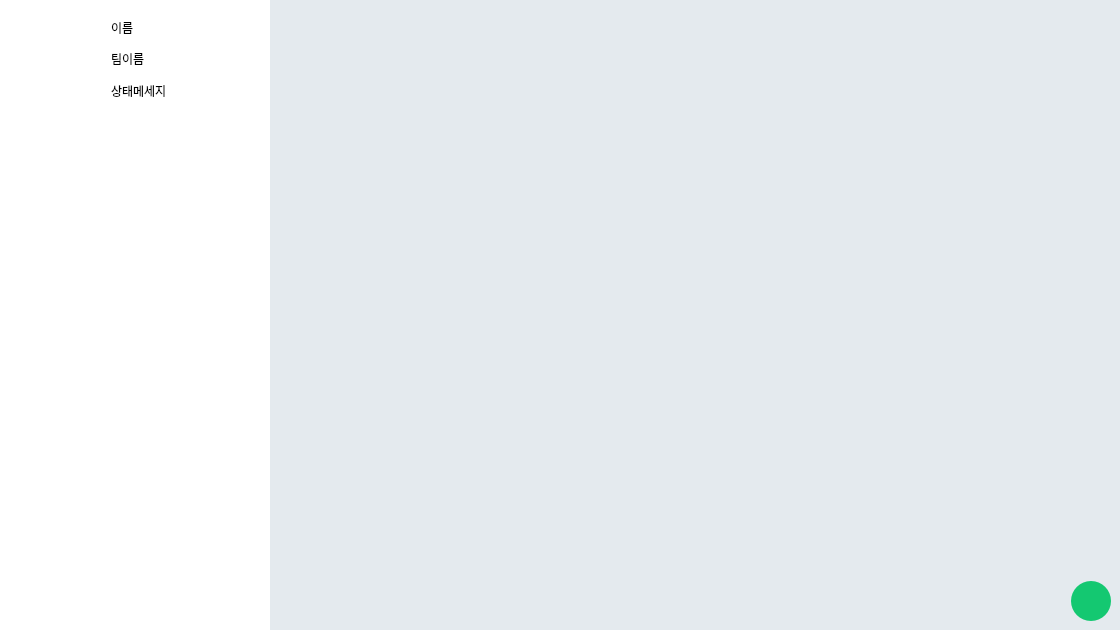
<?xml version="1.0" encoding="UTF-8"?>
<ui version="4.0">
 <class>NoticeBoard</class>
 <widget class="QMainWindow" name="NoticeBoard">
  <property name="geometry">
   <rect>
    <x>0</x>
    <y>0</y>
    <width>1120</width>
    <height>630</height>
   </rect>
  </property>
  <property name="minimumSize">
   <size>
    <width>1120</width>
    <height>630</height>
   </size>
  </property>
  <property name="windowTitle">
   <string>MainWindow</string>
  </property>
  <widget class="QWidget" name="centralwidget">
   <layout class="QVBoxLayout" name="verticalLayout">
    <property name="leftMargin">
     <number>0</number>
    </property>
    <property name="topMargin">
     <number>0</number>
    </property>
    <property name="rightMargin">
     <number>0</number>
    </property>
    <property name="bottomMargin">
     <number>0</number>
    </property>
    <item>
     <widget class="QStackedWidget" name="stackedWidget">
      <property name="currentIndex">
       <number>2</number>
      </property>
      <widget class="QWidget" name="login_page">
       <property name="styleSheet">
        <string notr="true">QLineEdit{
background-color: rgb(242, 245, 253);
border-radius:5px;
}
QPushButton#login_btn{
border-radius:5px;
background-color:#14C871;
color:white;
}
QPushButton#register_btn{
border-radius:5px;
background-color:white;
border: 0.5px solid gray;
}
QWidget#login_page{
background-color: white;}</string>
       </property>
       <layout class="QHBoxLayout" name="horizontalLayout_2">
        <property name="leftMargin">
         <number>0</number>
        </property>
        <property name="topMargin">
         <number>0</number>
        </property>
        <property name="rightMargin">
         <number>0</number>
        </property>
        <property name="bottomMargin">
         <number>0</number>
        </property>
        <item>
         <spacer name="h_spacer_log_left">
          <property name="orientation">
           <enum>Qt::Horizontal</enum>
          </property>
          <property name="sizeHint" stdset="0">
           <size>
            <width>329</width>
            <height>20</height>
           </size>
          </property>
         </spacer>
        </item>
        <item>
         <layout class="QVBoxLayout" name="v_lay_login">
          <item>
           <spacer name="v_spacer_log_top">
            <property name="orientation">
             <enum>Qt::Vertical</enum>
            </property>
            <property name="sizeType">
             <enum>QSizePolicy::Fixed</enum>
            </property>
            <property name="sizeHint" stdset="0">
             <size>
              <width>20</width>
              <height>100</height>
             </size>
            </property>
           </spacer>
          </item>
          <item>
           <widget class="QLabel" name="login_title_lab">
            <property name="maximumSize">
             <size>
              <width>16777215</width>
              <height>47</height>
             </size>
            </property>
            <property name="font">
             <font>
              <pointsize>30</pointsize>
             </font>
            </property>
            <property name="text">
             <string>로그인</string>
            </property>
            <property name="alignment">
             <set>Qt::AlignCenter</set>
            </property>
           </widget>
          </item>
          <item>
           <widget class="QLabel" name="login_id_lab">
            <property name="minimumSize">
             <size>
              <width>0</width>
              <height>40</height>
             </size>
            </property>
            <property name="text">
             <string>ID</string>
            </property>
            <property name="alignment">
             <set>Qt::AlignBottom|Qt::AlignLeading|Qt::AlignLeft</set>
            </property>
           </widget>
          </item>
          <item>
           <widget class="QLineEdit" name="login_id_edit">
            <property name="minimumSize">
             <size>
              <width>0</width>
              <height>70</height>
             </size>
            </property>
            <property name="maximumSize">
             <size>
              <width>16777215</width>
              <height>70</height>
             </size>
            </property>
            <property name="font">
             <font>
              <pointsize>11</pointsize>
             </font>
            </property>
            <property name="styleSheet">
             <string notr="true"/>
            </property>
            <property name="text">
             <string>admin</string>
            </property>
            <property name="placeholderText">
             <string>아이디를 입력하세요</string>
            </property>
           </widget>
          </item>
          <item>
           <widget class="QLabel" name="login_pw_lab">
            <property name="minimumSize">
             <size>
              <width>0</width>
              <height>40</height>
             </size>
            </property>
            <property name="text">
             <string>PASSWORD</string>
            </property>
            <property name="alignment">
             <set>Qt::AlignBottom|Qt::AlignLeading|Qt::AlignLeft</set>
            </property>
           </widget>
          </item>
          <item>
           <widget class="QLineEdit" name="login_pw_edit">
            <property name="minimumSize">
             <size>
              <width>0</width>
              <height>70</height>
             </size>
            </property>
            <property name="maximumSize">
             <size>
              <width>16777215</width>
              <height>70</height>
             </size>
            </property>
            <property name="font">
             <font>
              <pointsize>11</pointsize>
             </font>
            </property>
            <property name="styleSheet">
             <string notr="true"/>
            </property>
            <property name="text">
             <string>1234</string>
            </property>
            <property name="placeholderText">
             <string>비밀번호를 입력하세요</string>
            </property>
           </widget>
          </item>
          <item>
           <spacer name="v_spacer_log_mid">
            <property name="orientation">
             <enum>Qt::Vertical</enum>
            </property>
            <property name="sizeHint" stdset="0">
             <size>
              <width>20</width>
              <height>40</height>
             </size>
            </property>
           </spacer>
          </item>
          <item>
           <widget class="QWidget" name="widget" native="true">
            <property name="minimumSize">
             <size>
              <width>440</width>
              <height>52</height>
             </size>
            </property>
            <property name="maximumSize">
             <size>
              <width>16777215</width>
              <height>120</height>
             </size>
            </property>
            <layout class="QHBoxLayout" name="horizontalLayout">
             <property name="spacing">
              <number>0</number>
             </property>
             <property name="leftMargin">
              <number>0</number>
             </property>
             <property name="topMargin">
              <number>0</number>
             </property>
             <property name="rightMargin">
              <number>0</number>
             </property>
             <property name="bottomMargin">
              <number>0</number>
             </property>
             <item>
              <widget class="QPushButton" name="login_btn">
               <property name="minimumSize">
                <size>
                 <width>210</width>
                 <height>50</height>
                </size>
               </property>
               <property name="maximumSize">
                <size>
                 <width>210</width>
                 <height>16777215</height>
                </size>
               </property>
               <property name="text">
                <string>로그인</string>
               </property>
              </widget>
             </item>
             <item>
              <spacer name="horizontalSpacer_3">
               <property name="orientation">
                <enum>Qt::Horizontal</enum>
               </property>
               <property name="sizeType">
                <enum>QSizePolicy::Fixed</enum>
               </property>
               <property name="sizeHint" stdset="0">
                <size>
                 <width>20</width>
                 <height>20</height>
                </size>
               </property>
              </spacer>
             </item>
             <item>
              <widget class="QPushButton" name="register_btn">
               <property name="minimumSize">
                <size>
                 <width>210</width>
                 <height>50</height>
                </size>
               </property>
               <property name="maximumSize">
                <size>
                 <width>210</width>
                 <height>16777215</height>
                </size>
               </property>
               <property name="text">
                <string>회원가입하러가기</string>
               </property>
              </widget>
             </item>
            </layout>
           </widget>
          </item>
          <item>
           <spacer name="v_spacer_log_bottom">
            <property name="orientation">
             <enum>Qt::Vertical</enum>
            </property>
            <property name="sizeType">
             <enum>QSizePolicy::Fixed</enum>
            </property>
            <property name="sizeHint" stdset="0">
             <size>
              <width>20</width>
              <height>100</height>
             </size>
            </property>
           </spacer>
          </item>
         </layout>
        </item>
        <item>
         <spacer name="h_spacer_log_right">
          <property name="orientation">
           <enum>Qt::Horizontal</enum>
          </property>
          <property name="sizeHint" stdset="0">
           <size>
            <width>329</width>
            <height>20</height>
           </size>
          </property>
         </spacer>
        </item>
       </layout>
      </widget>
      <widget class="QWidget" name="register_page">
       <property name="styleSheet">
        <string notr="true">QLineEdit{
background-color: rgb(242, 245, 253);
border-radius:5px;
}
QPushButton{
border-radius:5px;
background-color:#14C871;
color:white;
}
QWidget#register_page{
background-color: white;}</string>
       </property>
       <layout class="QHBoxLayout" name="horizontalLayout_6">
        <property name="leftMargin">
         <number>0</number>
        </property>
        <property name="topMargin">
         <number>0</number>
        </property>
        <property name="rightMargin">
         <number>0</number>
        </property>
        <property name="bottomMargin">
         <number>0</number>
        </property>
        <item>
         <spacer name="reg_h_spacer_left">
          <property name="orientation">
           <enum>Qt::Horizontal</enum>
          </property>
          <property name="sizeHint" stdset="0">
           <size>
            <width>349</width>
            <height>20</height>
           </size>
          </property>
         </spacer>
        </item>
        <item>
         <layout class="QVBoxLayout" name="reg_v_lay">
          <item>
           <spacer name="v_spacer_reg_top">
            <property name="orientation">
             <enum>Qt::Vertical</enum>
            </property>
            <property name="sizeType">
             <enum>QSizePolicy::Fixed</enum>
            </property>
            <property name="sizeHint" stdset="0">
             <size>
              <width>20</width>
              <height>40</height>
             </size>
            </property>
           </spacer>
          </item>
          <item>
           <widget class="QLabel" name="reg_title_lab">
            <property name="minimumSize">
             <size>
              <width>400</width>
              <height>0</height>
             </size>
            </property>
            <property name="maximumSize">
             <size>
              <width>16777215</width>
              <height>47</height>
             </size>
            </property>
            <property name="font">
             <font>
              <pointsize>30</pointsize>
             </font>
            </property>
            <property name="text">
             <string>회원가입</string>
            </property>
           </widget>
          </item>
          <item>
           <widget class="QLabel" name="reg_sub_title">
            <property name="text">
             <string>쉬운 일정관리에 함께하세요.</string>
            </property>
           </widget>
          </item>
          <item>
           <widget class="QLabel" name="reg_id_lab">
            <property name="minimumSize">
             <size>
              <width>0</width>
              <height>25</height>
             </size>
            </property>
            <property name="text">
             <string>ID</string>
            </property>
            <property name="alignment">
             <set>Qt::AlignBottom|Qt::AlignLeading|Qt::AlignLeft</set>
            </property>
           </widget>
          </item>
          <item>
           <widget class="QLineEdit" name="reg_id_edit">
            <property name="minimumSize">
             <size>
              <width>400</width>
              <height>45</height>
             </size>
            </property>
            <property name="maximumSize">
             <size>
              <width>16777215</width>
              <height>45</height>
             </size>
            </property>
            <property name="styleSheet">
             <string notr="true"/>
            </property>
            <property name="placeholderText">
             <string>아이디를 입력하세요</string>
            </property>
           </widget>
          </item>
          <item>
           <widget class="QLabel" name="reg_name_lab">
            <property name="minimumSize">
             <size>
              <width>0</width>
              <height>25</height>
             </size>
            </property>
            <property name="text">
             <string>이름</string>
            </property>
            <property name="alignment">
             <set>Qt::AlignBottom|Qt::AlignLeading|Qt::AlignLeft</set>
            </property>
           </widget>
          </item>
          <item>
           <widget class="QLineEdit" name="reg_name_edit">
            <property name="minimumSize">
             <size>
              <width>400</width>
              <height>45</height>
             </size>
            </property>
            <property name="maximumSize">
             <size>
              <width>16777215</width>
              <height>45</height>
             </size>
            </property>
            <property name="styleSheet">
             <string notr="true"/>
            </property>
            <property name="text">
             <string/>
            </property>
            <property name="placeholderText">
             <string>이름을 입력하세요</string>
            </property>
           </widget>
          </item>
          <item>
           <widget class="QLabel" name="reg_nn_lab">
            <property name="minimumSize">
             <size>
              <width>0</width>
              <height>25</height>
             </size>
            </property>
            <property name="text">
             <string>닉네임</string>
            </property>
            <property name="alignment">
             <set>Qt::AlignBottom|Qt::AlignLeading|Qt::AlignLeft</set>
            </property>
           </widget>
          </item>
          <item>
           <widget class="QLineEdit" name="reg_nn_edit">
            <property name="minimumSize">
             <size>
              <width>400</width>
              <height>45</height>
             </size>
            </property>
            <property name="maximumSize">
             <size>
              <width>16777215</width>
              <height>45</height>
             </size>
            </property>
            <property name="styleSheet">
             <string notr="true"/>
            </property>
            <property name="placeholderText">
             <string>닉네임을 입력하세요</string>
            </property>
           </widget>
          </item>
          <item>
           <widget class="QLabel" name="reg_pw_lab">
            <property name="minimumSize">
             <size>
              <width>0</width>
              <height>25</height>
             </size>
            </property>
            <property name="text">
             <string>비밀번호</string>
            </property>
            <property name="alignment">
             <set>Qt::AlignBottom|Qt::AlignLeading|Qt::AlignLeft</set>
            </property>
           </widget>
          </item>
          <item>
           <widget class="QLineEdit" name="reg_pw_edit">
            <property name="minimumSize">
             <size>
              <width>400</width>
              <height>45</height>
             </size>
            </property>
            <property name="maximumSize">
             <size>
              <width>16777215</width>
              <height>45</height>
             </size>
            </property>
            <property name="styleSheet">
             <string notr="true"/>
            </property>
            <property name="placeholderText">
             <string>비밀번호를 입력하세요</string>
            </property>
           </widget>
          </item>
          <item>
           <widget class="QLabel" name="reg_pw_check_lab">
            <property name="minimumSize">
             <size>
              <width>0</width>
              <height>25</height>
             </size>
            </property>
            <property name="text">
             <string>비밀번호 확인</string>
            </property>
            <property name="alignment">
             <set>Qt::AlignBottom|Qt::AlignLeading|Qt::AlignLeft</set>
            </property>
           </widget>
          </item>
          <item>
           <widget class="QLineEdit" name="reg_pw_check_edit">
            <property name="minimumSize">
             <size>
              <width>400</width>
              <height>45</height>
             </size>
            </property>
            <property name="maximumSize">
             <size>
              <width>16777215</width>
              <height>45</height>
             </size>
            </property>
            <property name="styleSheet">
             <string notr="true"/>
            </property>
            <property name="placeholderText">
             <string>비밀번호를 다시 입력해 주세요</string>
            </property>
           </widget>
          </item>
          <item>
           <spacer name="v_spacer_reg_mid">
            <property name="orientation">
             <enum>Qt::Vertical</enum>
            </property>
            <property name="sizeHint" stdset="0">
             <size>
              <width>20</width>
              <height>40</height>
             </size>
            </property>
           </spacer>
          </item>
          <item>
           <widget class="QPushButton" name="reg_register_btn">
            <property name="minimumSize">
             <size>
              <width>400</width>
              <height>45</height>
             </size>
            </property>
            <property name="maximumSize">
             <size>
              <width>16777215</width>
              <height>16777215</height>
             </size>
            </property>
            <property name="text">
             <string>가입하기</string>
            </property>
           </widget>
          </item>
          <item>
           <spacer name="v_spacer_reg_bottom">
            <property name="orientation">
             <enum>Qt::Vertical</enum>
            </property>
            <property name="sizeHint" stdset="0">
             <size>
              <width>20</width>
              <height>40</height>
             </size>
            </property>
           </spacer>
          </item>
         </layout>
        </item>
        <item>
         <spacer name="reg_h_spacer_right">
          <property name="orientation">
           <enum>Qt::Horizontal</enum>
          </property>
          <property name="sizeHint" stdset="0">
           <size>
            <width>349</width>
            <height>20</height>
           </size>
          </property>
         </spacer>
        </item>
       </layout>
      </widget>
      <widget class="QWidget" name="main_page">
       <layout class="QHBoxLayout" name="horizontalLayout_5">
        <property name="spacing">
         <number>0</number>
        </property>
        <property name="leftMargin">
         <number>0</number>
        </property>
        <property name="topMargin">
         <number>0</number>
        </property>
        <property name="rightMargin">
         <number>0</number>
        </property>
        <property name="bottomMargin">
         <number>0</number>
        </property>
        <item>
         <widget class="QWidget" name="category_bar" native="true">
          <property name="minimumSize">
           <size>
            <width>270</width>
            <height>0</height>
           </size>
          </property>
          <property name="maximumSize">
           <size>
            <width>270</width>
            <height>16777215</height>
           </size>
          </property>
          <property name="styleSheet">
           <string notr="true">background-color: rgb(255, 255, 255);</string>
          </property>
          <layout class="QVBoxLayout" name="verticalLayout_6">
           <property name="leftMargin">
            <number>0</number>
           </property>
           <property name="topMargin">
            <number>0</number>
           </property>
           <property name="rightMargin">
            <number>0</number>
           </property>
           <property name="bottomMargin">
            <number>0</number>
           </property>
           <item>
            <widget class="QWidget" name="profile_widget" native="true">
             <layout class="QHBoxLayout" name="horizontalLayout_8">
              <property name="leftMargin">
               <number>15</number>
              </property>
              <property name="topMargin">
               <number>15</number>
              </property>
              <property name="rightMargin">
               <number>15</number>
              </property>
              <property name="bottomMargin">
               <number>15</number>
              </property>
              <item>
               <layout class="QHBoxLayout" name="profile_h_lay">
                <item>
                 <widget class="QLabel" name="profile_img">
                  <property name="minimumSize">
                   <size>
                    <width>90</width>
                    <height>90</height>
                   </size>
                  </property>
                  <property name="maximumSize">
                   <size>
                    <width>90</width>
                    <height>90</height>
                   </size>
                  </property>
                  <property name="text">
                   <string/>
                  </property>
                  <property name="pixmap">
                   <pixmap>:/newPrefix/user_green.png</pixmap>
                  </property>
                  <property name="scaledContents">
                   <bool>true</bool>
                  </property>
                  <property name="alignment">
                   <set>Qt::AlignCenter</set>
                  </property>
                 </widget>
                </item>
                <item>
                 <layout class="QVBoxLayout" name="profile_v_lay">
                  <item>
                   <widget class="QLabel" name="user_name">
                    <property name="minimumSize">
                     <size>
                      <width>110</width>
                      <height>0</height>
                     </size>
                    </property>
                    <property name="maximumSize">
                     <size>
                      <width>16777215</width>
                      <height>25</height>
                     </size>
                    </property>
                    <property name="text">
                     <string>이름</string>
                    </property>
                   </widget>
                  </item>
                  <item>
                   <widget class="QLabel" name="user_team">
                    <property name="maximumSize">
                     <size>
                      <width>16777215</width>
                      <height>25</height>
                     </size>
                    </property>
                    <property name="text">
                     <string>팀이름</string>
                    </property>
                   </widget>
                  </item>
                  <item>
                   <widget class="QLabel" name="user_state">
                    <property name="text">
                     <string>상태메세지</string>
                    </property>
                   </widget>
                  </item>
                 </layout>
                </item>
               </layout>
              </item>
             </layout>
            </widget>
           </item>
           <item>
            <spacer name="ctg_v_spacer_top">
             <property name="orientation">
              <enum>Qt::Vertical</enum>
             </property>
             <property name="sizeType">
              <enum>QSizePolicy::Preferred</enum>
             </property>
             <property name="sizeHint" stdset="0">
              <size>
               <width>20</width>
               <height>40</height>
              </size>
             </property>
            </spacer>
           </item>
           <item>
            <layout class="QVBoxLayout" name="category_v_lay"/>
           </item>
           <item>
            <spacer name="ctg_v_spacer_bottom">
             <property name="orientation">
              <enum>Qt::Vertical</enum>
             </property>
             <property name="sizeHint" stdset="0">
              <size>
               <width>20</width>
               <height>40</height>
              </size>
             </property>
            </spacer>
           </item>
          </layout>
         </widget>
        </item>
        <item>
         <widget class="QStackedWidget" name="inner_stackedWidget">
          <widget class="QWidget" name="notice_page">
           <property name="styleSheet">
            <string notr="true">background-color: rgb(228, 234, 238);</string>
           </property>
           <layout class="QHBoxLayout" name="horizontalLayout_7">
            <property name="spacing">
             <number>6</number>
            </property>
            <property name="leftMargin">
             <number>0</number>
            </property>
            <property name="topMargin">
             <number>0</number>
            </property>
            <property name="rightMargin">
             <number>0</number>
            </property>
            <property name="bottomMargin">
             <number>0</number>
            </property>
            <item>
             <widget class="QWidget" name="notice_widget" native="true">
              <layout class="QVBoxLayout" name="verticalLayout_5">
               <property name="spacing">
                <number>7</number>
               </property>
               <item>
                <layout class="QVBoxLayout" name="notice_v_lay"/>
               </item>
               <item>
                <spacer name="notice_v_spacer">
                 <property name="orientation">
                  <enum>Qt::Vertical</enum>
                 </property>
                 <property name="sizeHint" stdset="0">
                  <size>
                   <width>20</width>
                   <height>596</height>
                  </size>
                 </property>
                </spacer>
               </item>
               <item>
                <widget class="QWidget" name="bottom_widget" native="true">
                 <property name="minimumSize">
                  <size>
                   <width>0</width>
                   <height>40</height>
                  </size>
                 </property>
                 <layout class="QHBoxLayout" name="horizontalLayout_3">
                  <property name="spacing">
                   <number>0</number>
                  </property>
                  <property name="leftMargin">
                   <number>0</number>
                  </property>
                  <property name="topMargin">
                   <number>0</number>
                  </property>
                  <property name="rightMargin">
                   <number>0</number>
                  </property>
                  <property name="bottomMargin">
                   <number>0</number>
                  </property>
                  <item>
                   <spacer name="horizontalSpacer">
                    <property name="orientation">
                     <enum>Qt::Horizontal</enum>
                    </property>
                    <property name="sizeHint" stdset="0">
                     <size>
                      <width>789</width>
                      <height>20</height>
                     </size>
                    </property>
                   </spacer>
                  </item>
                  <item>
                   <widget class="QPushButton" name="plus_button">
                    <property name="minimumSize">
                     <size>
                      <width>40</width>
                      <height>40</height>
                     </size>
                    </property>
                    <property name="maximumSize">
                     <size>
                      <width>30</width>
                      <height>16777215</height>
                     </size>
                    </property>
                    <property name="styleSheet">
                     <string notr="true">border-radius:20px;
background-color: rgb(20, 200, 113);</string>
                    </property>
                    <property name="text">
                     <string/>
                    </property>
                    <property name="icon">
                     <iconset>
                      <normaloff>:/newPrefix/plus-icon.png</normaloff>:/newPrefix/plus-icon.png</iconset>
                    </property>
                    <property name="iconSize">
                     <size>
                      <width>30</width>
                      <height>30</height>
                     </size>
                    </property>
                   </widget>
                  </item>
                 </layout>
                </widget>
               </item>
              </layout>
             </widget>
            </item>
           </layout>
          </widget>
          <widget class="QWidget" name="chat_page">
           <property name="styleSheet">
            <string notr="true">background-color: rgb(228, 234, 238);</string>
           </property>
           <layout class="QVBoxLayout" name="verticalLayout_2">
            <property name="leftMargin">
             <number>0</number>
            </property>
            <property name="topMargin">
             <number>0</number>
            </property>
            <property name="rightMargin">
             <number>0</number>
            </property>
            <property name="bottomMargin">
             <number>0</number>
            </property>
            <item>
             <widget class="QWidget" name="chat_widget" native="true">
              <layout class="QVBoxLayout" name="verticalLayout_8">
               <property name="leftMargin">
                <number>0</number>
               </property>
               <property name="topMargin">
                <number>0</number>
               </property>
               <property name="rightMargin">
                <number>0</number>
               </property>
               <property name="bottomMargin">
                <number>0</number>
               </property>
               <item>
                <widget class="QScrollArea" name="chat_scrollarea">
                 <property name="frameShape">
                  <enum>QFrame::NoFrame</enum>
                 </property>
                 <property name="widgetResizable">
                  <bool>true</bool>
                 </property>
                 <widget class="QWidget" name="chat_scrollarea_contents">
                  <property name="geometry">
                   <rect>
                    <x>0</x>
                    <y>0</y>
                    <width>850</width>
                    <height>544</height>
                   </rect>
                  </property>
                  <layout class="QVBoxLayout" name="verticalLayout_7">
                   <property name="leftMargin">
                    <number>0</number>
                   </property>
                   <property name="topMargin">
                    <number>0</number>
                   </property>
                   <property name="rightMargin">
                    <number>0</number>
                   </property>
                   <property name="bottomMargin">
                    <number>0</number>
                   </property>
                   <item>
                    <layout class="QVBoxLayout" name="chat_v_lay"/>
                   </item>
                   <item>
                    <spacer name="chat_v_spacer">
                     <property name="orientation">
                      <enum>Qt::Vertical</enum>
                     </property>
                     <property name="sizeHint" stdset="0">
                      <size>
                       <width>829</width>
                       <height>533</height>
                      </size>
                     </property>
                    </spacer>
                   </item>
                  </layout>
                 </widget>
                </widget>
               </item>
              </layout>
             </widget>
            </item>
            <item>
             <widget class="QWidget" name="chat_line_widget" native="true">
              <property name="minimumSize">
               <size>
                <width>0</width>
                <height>80</height>
               </size>
              </property>
              <property name="maximumSize">
               <size>
                <width>16777215</width>
                <height>80</height>
               </size>
              </property>
              <property name="styleSheet">
               <string notr="true">QWidget#chat_line_widget{
background-color: rgb(255, 255, 255);
border-top-left-radius: 20px;
border-top-right-radius: 20px;}
QLineEdit#chat_edit{
	background-color: rgb(255, 255, 255);
	border: transparent;
}
QPushButton#send_btn{
	background-color: rgb(255, 255, 255, 0);
}</string>
              </property>
              <layout class="QHBoxLayout" name="horizontalLayout_10">
               <property name="rightMargin">
                <number>20</number>
               </property>
               <item>
                <widget class="QLineEdit" name="chat_edit">
                 <property name="minimumSize">
                  <size>
                   <width>0</width>
                   <height>35</height>
                  </size>
                 </property>
                 <property name="font">
                  <font>
                   <pointsize>14</pointsize>
                  </font>
                 </property>
                 <property name="placeholderText">
                  <string>메세지를 작성하세요.</string>
                 </property>
                </widget>
               </item>
               <item>
                <widget class="QPushButton" name="send_btn">
                 <property name="minimumSize">
                  <size>
                   <width>40</width>
                   <height>40</height>
                  </size>
                 </property>
                 <property name="maximumSize">
                  <size>
                   <width>40</width>
                   <height>40</height>
                  </size>
                 </property>
                 <property name="font">
                  <font>
                   <pointsize>12</pointsize>
                  </font>
                 </property>
                 <property name="styleSheet">
                  <string notr="true"/>
                 </property>
                 <property name="text">
                  <string/>
                 </property>
                 <property name="icon">
                  <iconset>
                   <normaloff>:/newPrefix/send_green.png</normaloff>:/newPrefix/send_green.png</iconset>
                 </property>
                 <property name="iconSize">
                  <size>
                   <width>40</width>
                   <height>40</height>
                  </size>
                 </property>
                </widget>
               </item>
              </layout>
             </widget>
            </item>
           </layout>
          </widget>
          <widget class="QWidget" name="team_page">
           <property name="styleSheet">
            <string notr="true">background-color: rgb(228, 234, 238);</string>
           </property>
           <layout class="QVBoxLayout" name="verticalLayout_3">
            <property name="leftMargin">
             <number>0</number>
            </property>
            <property name="topMargin">
             <number>0</number>
            </property>
            <property name="rightMargin">
             <number>0</number>
            </property>
            <property name="bottomMargin">
             <number>0</number>
            </property>
            <item>
             <widget class="QWidget" name="team_title_widget" native="true">
              <property name="minimumSize">
               <size>
                <width>0</width>
                <height>50</height>
               </size>
              </property>
              <property name="maximumSize">
               <size>
                <width>16777215</width>
                <height>50</height>
               </size>
              </property>
              <property name="styleSheet">
               <string notr="true">background-color: rgb(15, 155, 88);</string>
              </property>
             </widget>
            </item>
            <item>
             <widget class="QScrollArea" name="scrollArea">
              <property name="frameShape">
               <enum>QFrame::NoFrame</enum>
              </property>
              <property name="widgetResizable">
               <bool>true</bool>
              </property>
              <widget class="QWidget" name="scrollAreaWidgetContents">
               <property name="geometry">
                <rect>
                 <x>0</x>
                 <y>0</y>
                 <width>753</width>
                 <height>367</height>
                </rect>
               </property>
               <layout class="QVBoxLayout" name="verticalLayout_9">
                <property name="leftMargin">
                 <number>0</number>
                </property>
                <property name="topMargin">
                 <number>0</number>
                </property>
                <property name="rightMargin">
                 <number>0</number>
                </property>
                <property name="bottomMargin">
                 <number>0</number>
                </property>
                <item>
                 <layout class="QHBoxLayout" name="team_h_lay">
                  <item>
                   <spacer name="team_h_spacer_left">
                    <property name="orientation">
                     <enum>Qt::Horizontal</enum>
                    </property>
                    <property name="sizeType">
                     <enum>QSizePolicy::Preferred</enum>
                    </property>
                    <property name="sizeHint" stdset="0">
                     <size>
                      <width>55</width>
                      <height>20</height>
                     </size>
                    </property>
                   </spacer>
                  </item>
                  <item>
                   <layout class="QVBoxLayout" name="team_v_lay">
                    <item>
                     <widget class="QWidget" name="team_process_widget" native="true">
                      <property name="maximumSize">
                       <size>
                        <width>737</width>
                        <height>16777215</height>
                       </size>
                      </property>
                      <layout class="QVBoxLayout" name="verticalLayout_10">
                       <property name="leftMargin">
                        <number>0</number>
                       </property>
                       <property name="topMargin">
                        <number>0</number>
                       </property>
                       <property name="rightMargin">
                        <number>0</number>
                       </property>
                       <property name="bottomMargin">
                        <number>0</number>
                       </property>
                       <item>
                        <widget class="QLabel" name="team_process_lab">
                         <property name="minimumSize">
                          <size>
                           <width>0</width>
                           <height>25</height>
                          </size>
                         </property>
                         <property name="maximumSize">
                          <size>
                           <width>16777215</width>
                           <height>25</height>
                          </size>
                         </property>
                         <property name="text">
                          <string>팀업무진행도</string>
                         </property>
                        </widget>
                       </item>
                       <item>
                        <widget class="QWidget" name="team_process_widget_2" native="true">
                         <property name="minimumSize">
                          <size>
                           <width>737</width>
                           <height>287</height>
                          </size>
                         </property>
                         <property name="styleSheet">
                          <string notr="true">background-color: rgb(255, 255, 255);
border-radius:10px;</string>
                         </property>
                        </widget>
                       </item>
                      </layout>
                     </widget>
                    </item>
                    <item>
                     <widget class="QLabel" name="team_todo_label">
                      <property name="minimumSize">
                       <size>
                        <width>0</width>
                        <height>25</height>
                       </size>
                      </property>
                      <property name="maximumSize">
                       <size>
                        <width>16777215</width>
                        <height>25</height>
                       </size>
                      </property>
                      <property name="text">
                       <string>팀원별 투두리스트</string>
                      </property>
                     </widget>
                    </item>
                    <item>
                     <layout class="QVBoxLayout" name="team_mem_v_lay"/>
                    </item>
                    <item>
                     <spacer name="team_v_spacer">
                      <property name="orientation">
                       <enum>Qt::Vertical</enum>
                      </property>
                      <property name="sizeHint" stdset="0">
                       <size>
                        <width>20</width>
                        <height>40</height>
                       </size>
                      </property>
                     </spacer>
                    </item>
                   </layout>
                  </item>
                  <item>
                   <spacer name="team_h_spacer_right">
                    <property name="orientation">
                     <enum>Qt::Horizontal</enum>
                    </property>
                    <property name="sizeType">
                     <enum>QSizePolicy::Preferred</enum>
                    </property>
                    <property name="sizeHint" stdset="0">
                     <size>
                      <width>55</width>
                      <height>20</height>
                     </size>
                    </property>
                   </spacer>
                  </item>
                 </layout>
                </item>
               </layout>
              </widget>
             </widget>
            </item>
           </layout>
          </widget>
         </widget>
        </item>
       </layout>
      </widget>
     </widget>
    </item>
   </layout>
  </widget>
 </widget>
 <resources>
  <include location="../src_img/my_qrc.qrc"/>
 </resources>
 <connections/>
</ui>
